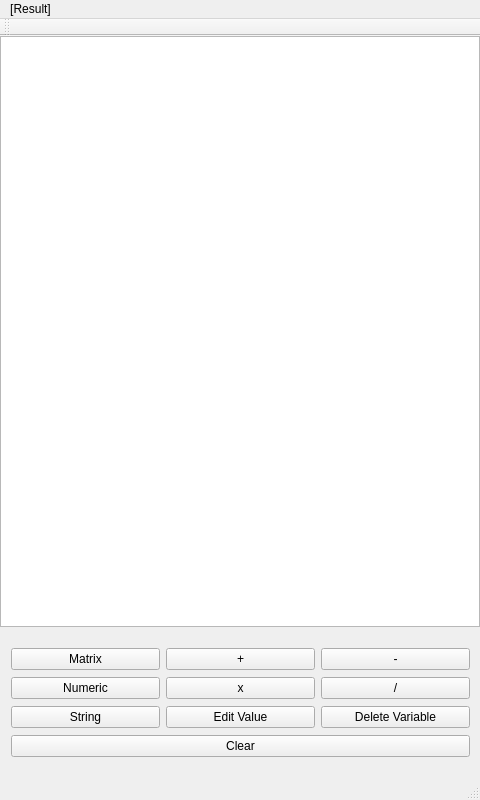
<?xml version="1.0" encoding="UTF-8"?>
<ui version="4.0">
 <class>MainWindow</class>
 <widget class="QMainWindow" name="MainWindow">
  <property name="geometry">
   <rect>
    <x>0</x>
    <y>0</y>
    <width>480</width>
    <height>800</height>
   </rect>
  </property>
  <property name="windowTitle">
   <string>MainWindow</string>
  </property>
  <widget class="QWidget" name="centralWidget">
   <widget class="QTextBrowser" name="textBrowser">
    <property name="geometry">
     <rect>
      <x>0</x>
      <y>0</y>
      <width>480</width>
      <height>591</height>
     </rect>
    </property>
   </widget>
   <widget class="QWidget" name="">
    <property name="geometry">
     <rect>
      <x>0</x>
      <y>600</y>
      <width>481</width>
      <height>135</height>
     </rect>
    </property>
    <layout class="QGridLayout" name="gridLayout">
     <item row="0" column="0">
      <widget class="QPushButton" name="pushMatrix">
       <property name="text">
        <string>Matrix</string>
       </property>
      </widget>
     </item>
     <item row="0" column="1">
      <widget class="QPushButton" name="pushPlus">
       <property name="text">
        <string>+</string>
       </property>
      </widget>
     </item>
     <item row="0" column="2">
      <widget class="QPushButton" name="pushMinus">
       <property name="text">
        <string>-</string>
       </property>
      </widget>
     </item>
     <item row="1" column="0">
      <widget class="QPushButton" name="pushNumeric">
       <property name="text">
        <string>Numeric</string>
       </property>
      </widget>
     </item>
     <item row="1" column="1">
      <widget class="QPushButton" name="pushMul">
       <property name="text">
        <string>x</string>
       </property>
      </widget>
     </item>
     <item row="1" column="2">
      <widget class="QPushButton" name="pushDiv">
       <property name="text">
        <string>/</string>
       </property>
      </widget>
     </item>
     <item row="2" column="0">
      <widget class="QPushButton" name="pushString">
       <property name="text">
        <string>String</string>
       </property>
      </widget>
     </item>
     <item row="2" column="1">
      <widget class="QPushButton" name="pushEdit">
       <property name="text">
        <string>Edit Value</string>
       </property>
      </widget>
     </item>
     <item row="2" column="2">
      <widget class="QPushButton" name="pushDelete">
       <property name="text">
        <string>Delete Variable</string>
       </property>
      </widget>
     </item>
     <item row="3" column="0" colspan="3">
      <widget class="QPushButton" name="pushClear">
       <property name="text">
        <string>Clear</string>
       </property>
      </widget>
     </item>
    </layout>
   </widget>
  </widget>
  <widget class="QMenuBar" name="menuBar">
   <property name="geometry">
    <rect>
     <x>0</x>
     <y>0</y>
     <width>480</width>
     <height>26</height>
    </rect>
   </property>
   <widget class="QMenu" name="menu_Result">
    <property name="title">
     <string>[Result]</string>
    </property>
   </widget>
   <addaction name="menu_Result"/>
  </widget>
  <widget class="QToolBar" name="mainToolBar">
   <attribute name="toolBarArea">
    <enum>TopToolBarArea</enum>
   </attribute>
   <attribute name="toolBarBreak">
    <bool>false</bool>
   </attribute>
  </widget>
  <widget class="QStatusBar" name="statusBar"/>
 </widget>
 <layoutdefault spacing="6" margin="11"/>
 <resources/>
 <connections/>
</ui>
